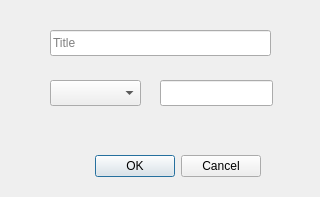
<?xml version="1.0" encoding="UTF-8"?>
<ui version="4.0">
 <class>DeleteResourceDialog</class>
 <widget class="QDialog" name="DeleteResourceDialog">
  <property name="geometry">
   <rect>
    <x>0</x>
    <y>0</y>
    <width>320</width>
    <height>197</height>
   </rect>
  </property>
  <property name="windowTitle">
   <string>Dialog</string>
  </property>
  <property name="styleSheet">
   <string notr="true">background-image: url(:/bleu/bleu.jpg);</string>
  </property>
  <widget class="QDialogButtonBox" name="buttonBox">
   <property name="geometry">
    <rect>
     <x>10</x>
     <y>150</y>
     <width>251</width>
     <height>32</height>
    </rect>
   </property>
   <property name="styleSheet">
    <string notr="true">background-image: url(:/white/white.jpg);</string>
   </property>
   <property name="orientation">
    <enum>Qt::Orientation::Horizontal</enum>
   </property>
   <property name="standardButtons">
    <set>QDialogButtonBox::StandardButton::Cancel|QDialogButtonBox::StandardButton::Ok</set>
   </property>
  </widget>
  <widget class="QLineEdit" name="lineEditTitle">
   <property name="geometry">
    <rect>
     <x>50</x>
     <y>30</y>
     <width>221</width>
     <height>26</height>
    </rect>
   </property>
   <property name="styleSheet">
    <string notr="true">background-image: url(:/white/white.jpg);</string>
   </property>
   <property name="placeholderText">
    <string>Title</string>
   </property>
  </widget>
  <widget class="QComboBox" name="comboBoxType">
   <property name="geometry">
    <rect>
     <x>50</x>
     <y>80</y>
     <width>91</width>
     <height>26</height>
    </rect>
   </property>
   <property name="styleSheet">
    <string notr="true">background-image: url(:/white/white.jpg);</string>
   </property>
   <property name="placeholderText">
    <string>Type</string>
   </property>
   <item>
    <property name="text">
     <string>Article</string>
    </property>
   </item>
   <item>
    <property name="text">
     <string>Book</string>
    </property>
   </item>
   <item>
    <property name="text">
     <string>Digital Book</string>
    </property>
   </item>
   <item>
    <property name="text">
     <string>Thesis</string>
    </property>
   </item>
  </widget>
  <widget class="QLineEdit" name="lineEdit">
   <property name="geometry">
    <rect>
     <x>160</x>
     <y>80</y>
     <width>113</width>
     <height>26</height>
    </rect>
   </property>
   <property name="styleSheet">
    <string notr="true">border-image: url(:/bleu/bleu.jpg);</string>
   </property>
  </widget>
 </widget>
 <resources/>
 <connections>
  <connection>
   <sender>buttonBox</sender>
   <signal>accepted()</signal>
   <receiver>DeleteResourceDialog</receiver>
   <slot>accept()</slot>
   <hints>
    <hint type="sourcelabel">
     <x>248</x>
     <y>254</y>
    </hint>
    <hint type="destinationlabel">
     <x>157</x>
     <y>274</y>
    </hint>
   </hints>
  </connection>
  <connection>
   <sender>buttonBox</sender>
   <signal>rejected()</signal>
   <receiver>DeleteResourceDialog</receiver>
   <slot>reject()</slot>
   <hints>
    <hint type="sourcelabel">
     <x>316</x>
     <y>260</y>
    </hint>
    <hint type="destinationlabel">
     <x>286</x>
     <y>274</y>
    </hint>
   </hints>
  </connection>
 </connections>
</ui>
